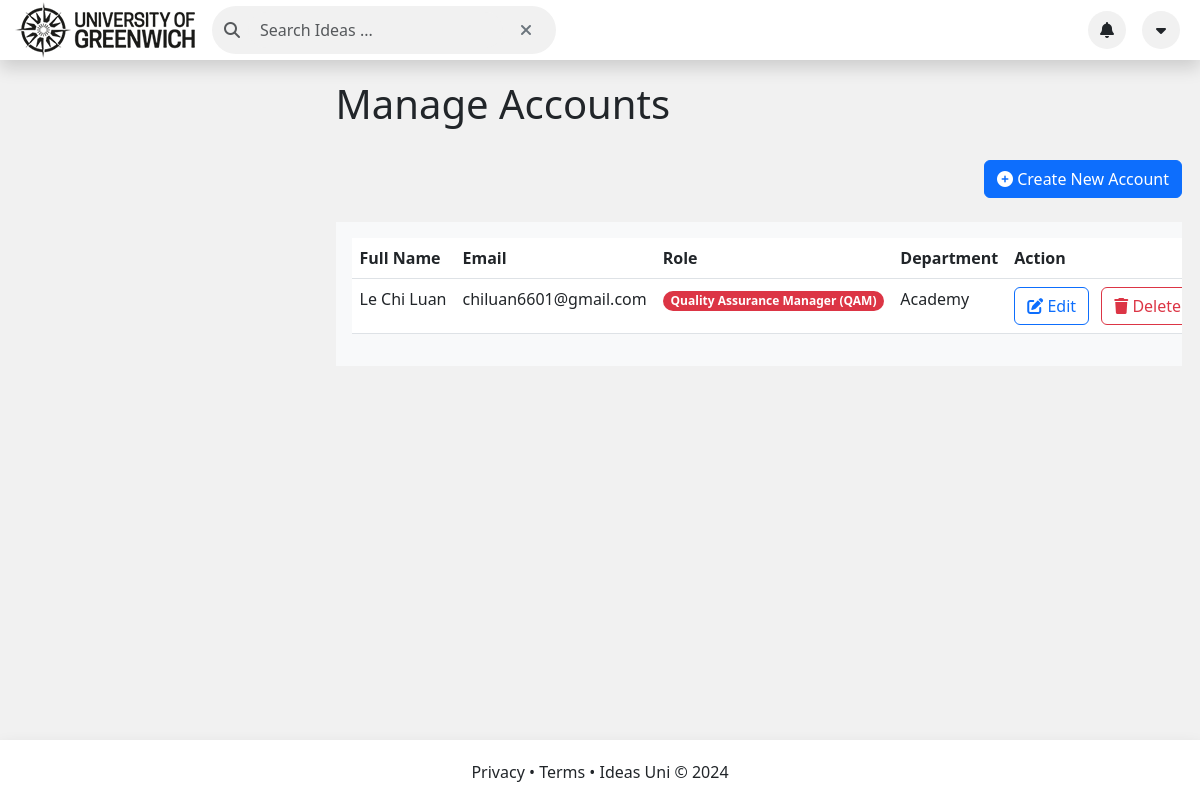
Screenshot of /QAM_Account.php with the database file from the repository.
### tables this page shows
CREATE TABLE Staff (
  StaffID INT PRIMARY KEY AUTO_INCREMENT,
  FullName VARCHAR(50) NOT NULL,
  Email VARCHAR(50) NOT NULL,
  Password TEXT NOT NULL,
  RoleID INT NOT NULL,
  DepartmentID INT NOT NULL,
  FOREIGN KEY (RoleID) REFERENCES Role(RoleID),
  FOREIGN KEY (DepartmentID) REFERENCES Department(DepartmentID)
);

CREATE TABLE Role (
  RoleID INT PRIMARY KEY AUTO_INCREMENT,
  RoleName VARCHAR(50) NOT NULL
);

CREATE TABLE Department (
  DepartmentID INT PRIMARY KEY AUTO_INCREMENT,
  DepartmentName VARCHAR(50) NOT NULL
);

### QAM_Account.php (the view, shortened to what this page needs)
<!DOCTYPE html>
<html lang="en">
<head>
    <link rel="stylesheet" href="https://cdnjs.cloudflare.com/ajax/libs/font-awesome/6.3.0/css/all.min.css"
/>
    <link href="https://cdn.jsdelivr.net/npm/bootstrap@5.3.0-alpha1/dist/css/bootstrap.min.css" rel="stylesheet"
>
    <link rel="stylesheet" type="text/css" href="./css/style.css">
</head>
<body class="bg-gray">
<div class="bg-white d-flex align-items-center fixed-top shadow" style="min-height: 60px; z-index: 10;">
    <div class="container-fluid">
        <div class="row align-items-center">
            <div class="col d-flex align-items-center">
                <img class="logoImage" src="./img/logo.png" alt="University of Greenwich">
                <div class="input-group ms-2">
                    <li class="p-1 d-flex">
                        <div class="input-group-text bg-gray border-0 rounded-pill"
                             style="min-height: 40px; min-width: 300px;">
                            <i class="fas fa-search me-2 text-muted"></i>
                            <input type="text" class="form-control rounded-pill border-0 bg-gray"
                                   placeholder="Search Ideas ..." id="searchInput">
                            <button class="btn btn-outline-secondary border-0 rounded-circle" type="button"
                                    id="clearSearch"><i class="fas fa-times"></i></button>
                        </div>
                    </li>
                </div>
            </div>
            <div class="col d-flex align-items-center justify-content-end">
                <div class="rounded-circle p-1 bg-gray d-flex align-items-center justify-content-center mx-2"
                     style="width: 38px; height: 38px" type="button" id="notMenu" data-bs-toggle="dropdown"
                     aria-expanded="false" data-bs-auto-close="outside">
                    <i class="fas fa-bell"></i>
                </div>
                <div class="
                        rounded-circle
                        p-1
                        bg-gray
                        d-flex
                        align-items-center
                        justify-content-center
                        mx-2
                    " style="width: 38px; height: 38px" type="button" id="secondMenu" data-bs-toggle="dropdown"
                     aria-expanded="false" data-bs-auto-close="outside">
                    <i class="fas fa-caret-down"></i>
                </div>
            </div>
        </div>
    </div>
</div>
<div class="container-fluid" style="margin-bottom: 100px;">
    <div class="row justify-content-evenly">
        <div class="col-12">
            <div class="d-flex flex-column justify-content-center mx-auto main-container">
                <h1>Manage Accounts</h1>
                <div class="d-flex justify-content-end align-items-center my-4">
                    <button class="btn btn-primary" data-bs-toggle="modal" data-bs-target="#createAccountModal">
                        <i class="fas fa-plus-circle"></i> Create New Account
                    </button>
                </div>
                <?php
                include_once("connection.php");
                $sql = "SELECT Staff.*, Role.RoleName, Department.DepartmentName FROM Staff JOIN Role ON Staff.RoleID = Role.RoleID JOIN Department ON Staff.DepartmentID = Department.DepartmentID";
                $result = mysqli_query($conn, $sql);
                ?>
                <div class="bg-light p-3 table-responsive">
                    <?php if (mysqli_num_rows($result) > 0) { ?>
                        <table class="table">
                            <thead>
                            <tr>
                                <th>Full Name</th>
                                <th>Email</th>
                                <th>Role</th>
                                <th>Department</th>
                                <th>Action</th>
                            </tr>
                            </thead>
                            <?php while ($row = mysqli_fetch_assoc($result)) { ?>
                                <tbody>
                                <tr>
                                    <td><?= $row['FullName']; ?></td>
                                    <td><?= $row['Email']; ?></td>
                                    <?php if ($row['RoleID'] == '1') { ?>
                                        <td><span class="badge bg-danger rounded-pill"><?= $row['RoleName']; ?></span>
                                        </td>
                                    <?php } else if ($row['RoleID'] == '2') { ?>
                                        <td><span class="badge bg-warning rounded-pill"><?= $row['RoleName']; ?></span>
                                        </td>
                                    <?php } else if ($row['RoleID'] == '3') { ?>
                                        <td><span class="badge bg-success rounded-pill"><?= $row['RoleName']; ?></span>
                                        </td>
                                    <?php } ?>
                                    <td><?= $row['DepartmentName']; ?></td>
                                    <td>
                                        <button class="btn btn-outline-primary me-2" id="editStaff"
                                                data-id="<?php echo $row['StaffID']; ?>"
                                                data-fullname="<?php echo $row['FullName']; ?>"
                                                data-email="<?php echo $row['Email']; ?>"
                                                data-role="<?php echo $row['RoleID']; ?>"
                                                data-department="<?php echo $row['DepartmentID']; ?>"
                                                data-toggle="modal" data-target="#editAccountModal">
                                            <i class="fas fa-edit"></i> Edit
                                        </button>
                                        <button class="btn btn-outline-danger" data-bs-toggle="modal" id="deleteStaff"
                                                data-bs-target="#deleteAccountModal"
                                                data-id="<?php echo $row['StaffID']; ?>"
                                        ><i class="fas fa-trash"></i>
                                            Delete
                                        </button>
                                    </td>
                                </tr>
                                </tbody>
                            <?php } ?>
                        </table>
                    <?php } else { ?>
                        <p>No staff found.</p>
                    <?php } ?>
                </div>
            </div>
        </div>
    </div>
</div>
<footer class="bg-white d-flex align-items-center fixed-bottom shadow">
    <div class="container">
        <div class="row">
            <div class="col-md-12 text-center" style="margin-top: 20px;">
                <div
                ">
                <p>
                    Privacy &#8226; Terms &#8226; Ideas Uni © 2024
                </p>
            </div>
        </div>
    </div>
    </div>
</footer>
</body>
</html>

### css/style.css (style rules this page uses)
@media (min-width: 62em) { footer { position: fixed; bottom: 0; width: 100%; } }
.table-responsive { overflow-x: auto; }
.d-flex { display: flex; }
.flex-column { flex-direction: column; }
.justify-content-center { justify-content: center; }
.mx-auto { margin-left: auto; margin-right: auto; }
.main-container { padding-top: 80px; max-width: 97vw; overflow-x: hidden; padding-left: 27%; }
.table td, .table th { white-space: nowrap; overflow: hidden; text-overflow: ellipsis; }
.bg-gray { background-color: #f1f1f1; }
.text-center { text-align: center; }
@media (min-width: 390px) { .input-group { display: flex; align-items: center; } }
@media (min-width: 390px) { .input-group button { margin-left: 5px; } }

### rows the page displays
staff: FullName "Le Chi Luan", Email "chiluan6601@gmail.com", RoleID.RoleName "Quality Assurance Manager (QAM)", DepartmentID.DepartmentName "Academy"
